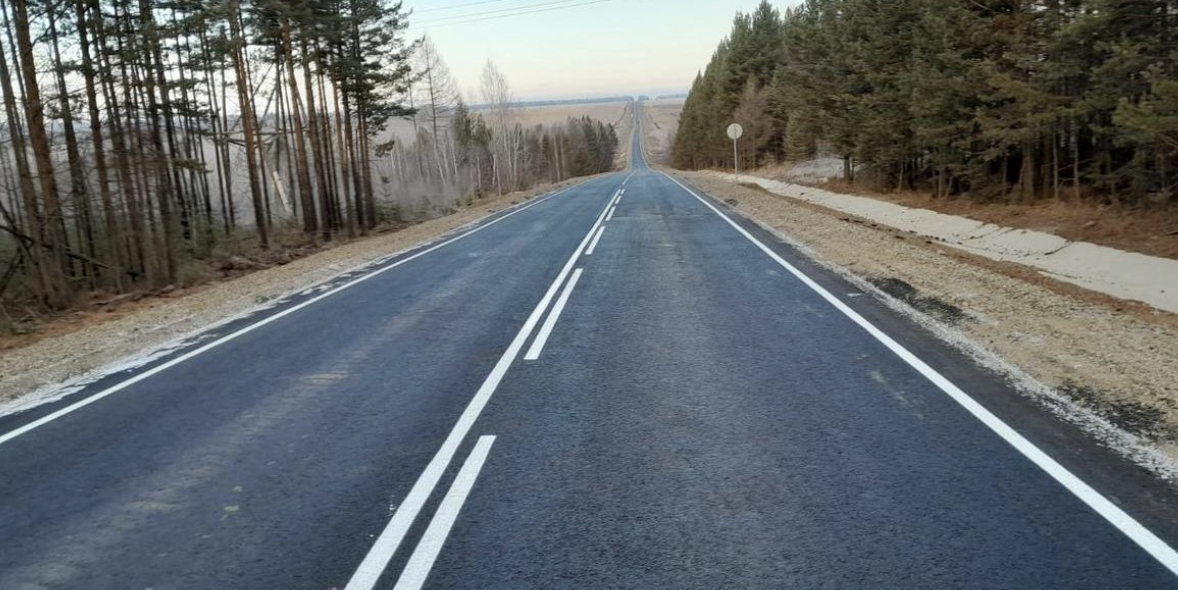
#> input picture 1) Simple CV/images/road1.png, 1178 x 590 px
$ jupyter execute task.ipynb
#> lines starting #> are read from the running program, lines starting #| are printed output that depends on the picture
# Задание

Анализ изображений классическими методами компьютерного зрения:

1)
2) Найти полосы движения на изображении `./images/road1.png` и точку схода этих прямых.
3) По изображению `./images/src_ball.jpg` получить “вид сверху”, найти шары и кий, оценить направление удара и траекторию прицельного шара после удара.

# Настройки/Импорты

[cell 1]
import cv2 # для работы с изображениями
import numpy as np # для работы с массивами
from matplotlib import pyplot as plt # для построения графиков/вывода изображений

# Вспомогательные функции

[cell 2]
def show_image(image, figsize: tuple, gray: bool=False) -> None:
    """
    Функция для вывода изображений.\n
    Parameters:
        * image: изображение, что нужно вывести
        * figsize: размер выводимой картинки
        * gray: флаг, является ли изображение одноканальным (чёрно-белым)\n
    Returns:
        * None
    """
    cmap = "gray" if gray else "viridis" # выбор цветовой схемы, (стандартная — "viridis", но если передан ключ gray — "gray")

    plt.figure(figsize=figsize) # размер фигуры
    plt.imshow(image, cmap) # вывод изображения
    plt.show() # показ фигуры

[cell 3]
def find_intersection(line1: list, line2: list) -> np.array:
    """Функция для поиска точки пересечения прямых.\n
    Parameters:
        * line1: первая прямая, заданная двумя точками в формате [x1, y1, x2, y2]
        * line2: вторая прямая, заданная двумя точками в формате [x3, y3, x4, y4]\n
    Returns:
        * np.array: целые координата точки пересечения в формате [x, y]
    """
    x1, y1, x2, y2 = line1 # берём координаты точек на первой прямой
    x3, y3, x4, y4 = line2 # берём координаты точек на второй прямой
    px= ( (x1*y2-y1*x2)*(x3-x4)-(x1-x2)*(x3*y4-y3*x4) ) / ( (x1-x2)*(y3-y4)-(y1-y2)*(x3-x4) ) # считаем точку пересечения по x
    py= ( (x1*y2-y1*x2)*(y3-y4)-(y1-y2)*(x3*y4-y3*x4) ) / ( (x1-x2)*(y3-y4)-(y1-y2)*(x3-x4) ) # считаем точку пересечения по y
    return np.array([px, py], dtype=np.int32) # возвращаем целые координаты точки пересечения

# 1)

# 2) Найти полосы движения на изображении `./images/road1.png` и точку схода этих прямых.

## Загрузка изображения

[cell 4]
img_bgr = cv2.imread('./images/road1.png') # загружаем изображение
#> img_bgr is the input picture: shape (590, 1178, 3); mean B, G, R 106.6, 104.4, 99.2
img_rgb = cv2.cvtColor(img_bgr, cv2.COLOR_BGR2RGB) # конвертируем в другую цветовую схему (изначально картинка в формате BGR)
img_rgb.shape # размерность изображения (height, width, colors)

[cell 5]
print(f"Original shape: {img_rgb.shape}") # вывод размерности
#| Original shape: (590, 1178, 3)
show_image(image=img_rgb, figsize=(10, 20)) # вывод изображения

## Преобразования над изображением

Конвертируем изображение в чёрно-белый формат, так как в нём находятся более чёткие линии.

[cell 6]
img_gray = cv2.cvtColor(img_rgb, cv2.COLOR_RGB2GRAY) # конвертируем из RGB в чёрно-белую цветовую схему (cv2.COLOR_RGB2GRAY)
print(f"Grayscale shape: {img_gray.shape}") # вывод размерности
#| Grayscale shape: (590, 1178)
show_image(image=img_gray, figsize=(10, 20), gray=True) # вывод изображения

Добавляем размытие чтобы сгладить нечёткие места => градиенты уменьшаться => будет найдено меньше линий в алгоритме Кэнни (нахождения границ объектов на изображении).

[cell 7]
img_gray_blur = cv2.GaussianBlur(img_gray, ksize=(9, 9), sigmaX=0) # добавляем размытие на изображение (ksize — размер ядра в пикселях, sigmaX — стандартное отклонение для ядра Гаусса (дублируется в sigmaY))
show_image(image=img_gray_blur, figsize=(10, 20), gray=True) # вывод изображения

## Поиск основной полосы движения

Ищем границы объектов.

[cell 8]
edges_gray_blur = cv2.Canny(img_gray_blur, threshold1=200, threshold2=300) # запускаем алгоритм Кэнни поиска границ объектов (threshold1 и threshold2 — пороги для алгоритма)
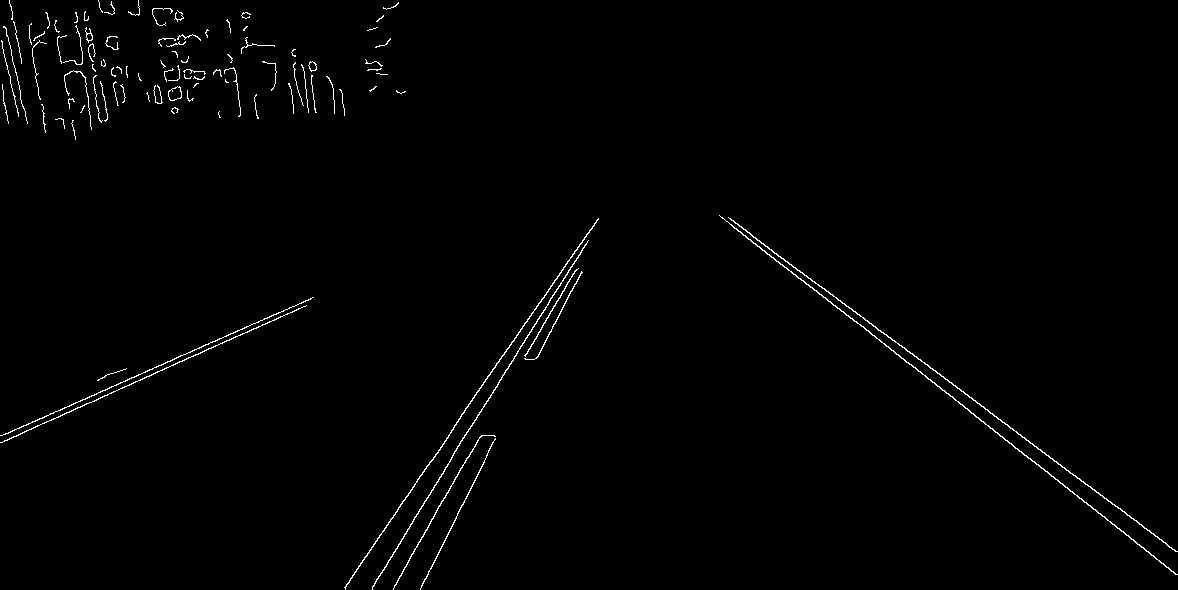
#> edges_gray_blur: shape (590, 1178); 0.99% white in thin lines or dots
show_image(image=edges_gray_blur, figsize=(10, 20), gray=True) # вывод изображения

Пример того, что бы было на обычном RGB изображении, без проведённых преобразований (чёрно-белая картинка + блюр).

[cell 9]
edges_rgb = cv2.Canny(img_rgb, threshold1=200, threshold2=300) # запускаем алгоритм Кэнни поиска границ объектов (threshold1 и threshold2 — пороги для алгоритма)
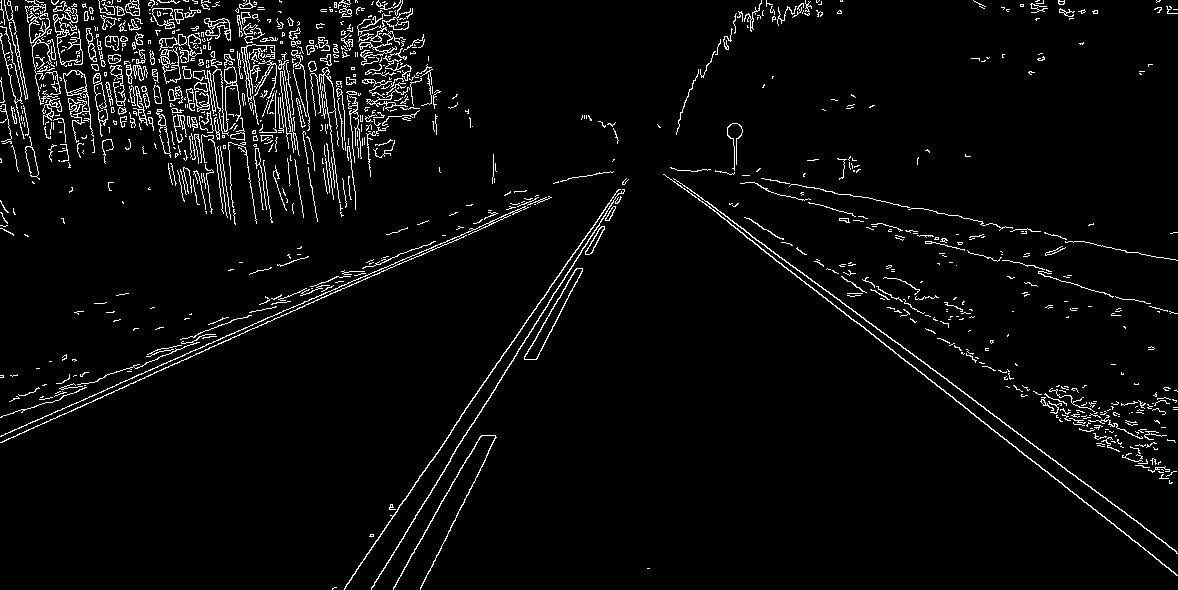
#> edges_rgb: shape (590, 1178); 4% white in thin lines or dots
show_image(image=edges_rgb, figsize=(10, 20), gray=True) # вывод изображения

Находим линии с помощью вероятностного преобразования Хафа (из каждой точки изображения создаются гипотезы о существовании линии, принимаются же те, что смогли набрать определённое число голосов ~ совпали с такими же гипотезами, но из других точек изображения).

[cell 10]
lines = cv2.HoughLinesP(image=edges_gray_blur, rho=1, theta=np.pi/180, threshold=250, minLineLength=320, maxLineGap=150) # поиск линий преобразованием Хафа
#> lines = [[719, 215, 1133, 539], [376, 579, 587, 241]]
# image — одноканальное БИНАРНОЕ изображение (только два цвета — чёрный и белый)
# rho — разрешение сетки Хафа в пикселях (шаг в пикселях ~ изменение длины линий у гипотез) (distance resolution in pixels of the Hough grid)
# theta — угловое разрешение в радианах для сетки Хафа (на какой угол будут различаться гипотезы) (angular resolution in radians of the Hough grid)
# threshold — минимальное количество голосов для линии, чтобы она таковой считалась (сколько гипотез должно совпасть для линии)
# minLineLength — минимальное число пикселей в линии
# maxLineGap — максимальное число пикселей, что могут разделять одну линию

lines = lines.reshape(lines.shape[0], lines.shape[-1]) # убираем лишнюю вложенность
lines # найденные линии (параметры подобраны специально, чтобы нашлось только две линии)
#> Out = [[719, 215, 1133, 539], [376, 579, 587, 241]]
# в формате (ширина точки 1, высота точки 1, ширина точки 2, высота точки 2) однако у рассматриваемого изображения сначала идёт высота, а потом ширина (важно не ошибиться!)

[cell 11]
img_res = img_rgb.copy() # делаем копию, чтобы не испортить оригинал
for i in range(lines.shape[0]): # идём по числу найденных линий
    img_res = cv2.line(img=img_res, pt1=lines[i][:2], pt2=lines[i][2:4], color=(255,0,0), thickness=15) # добавляем линию на изображение
    # img — изображение, на которое добавятся линии (будет перезаписано)
    # pt1 и pt2 — координаты начала и конца линии
    # color — цвет линии
    # thickness — толщина линии
show_image(image=img_res, figsize=(10, 20)) # вывод изображения

## Нахождение [точки пересечения](https://en.wikipedia.org/wiki/Line%E2%80%93line_intersection)

[cell 12]
intersection_point = find_intersection(lines[0], lines[1]) # считаем координаты точки пересечения двух прямых
#> in find_intersection, `x1, y1, x2, y2 = line1`: x1 = 719; y1 = 215; x2 = 1133; y2 = 539
#> in find_intersection, `x3, y3, x4, y4 = line2`: x3 = 376; y3 = 579; x4 = 587; y4 = 241
#> in find_intersection, `px= ( (x1*y2-y1*x2)*(x3-x4)-(x1-x2)*(x3*y4-y3*x4) ) / ( (x1-x2)*(y3-y4..`: px = 641.2
#> in find_intersection, `py= ( (x1*y2-y1*x2)*(y3-y4)-(y1-y2)*(x3*y4-y3*x4) ) / ( (x1-x2)*(y3-y4..`: py = 154.1
#> intersection_point = [641, 154]
intersection_point # сначала идёт ширина, а потом высота; однако у рассматриваемого изображения сначала идёт высота, а потом ширина (важно не ошибиться!)
#> Out = [641, 154]

[cell 13]
img_res = cv2.circle(img=img_res, center=intersection_point, radius=1, color=(255,165,0), thickness=15) # добавляем точку на изображение
#> img_res: shape (590, 1178, 3); mean R, G, B 101.8, 100.9, 102.8
# img — изображение, на которое добавится круг (будет перезаписано)
# center — координаты центра добавляемой окружности
# radius — радиус окружности в пикселях
# color — цвет окружности
# thickness — ширина линии окружности

show_image(image=img_res, figsize=(10, 20)) # вывод изображения

# 3) По изображению `./images/src_ball.jpg` получить “вид сверху”, найти шары и кий, оценить направление удара и траекторию прицельного шара после удара.

## Загрузка изображения

[cell 14]
img_bgr = cv2.imread('./images/src_balls.jpg') # загружаем изображение
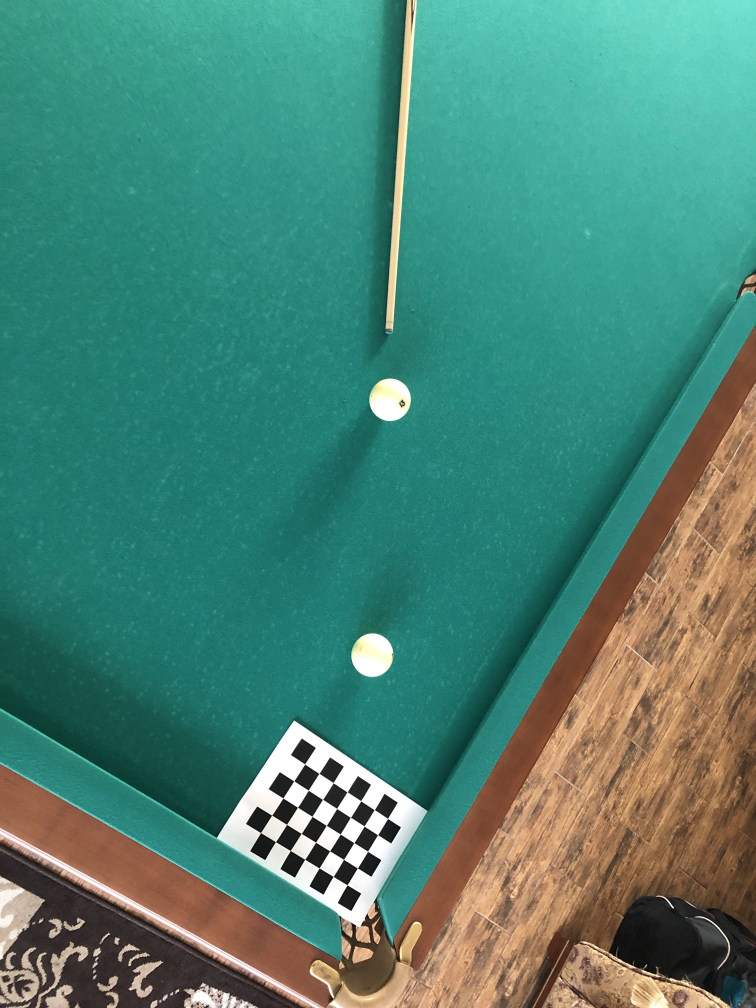
#> input picture 1) Simple CV/images/src_balls.jpg, 3024 x 4032 px (shown at 1/4 size)
#> img_bgr is the input picture: shape (4032, 3024, 3); mean B, G, R 116.5, 132, 75.2
img_bgr.shape # размерность изображения (height, width, colors)

[cell 15]
show_image(image=img_bgr, figsize=(10, 7.5)) # вывод изображения

[cell 16]
img_rgb = cv2.cvtColor(img_bgr, cv2.COLOR_BGR2RGB) # конвертируем в другую цветовую схему (изначально картинка в формате BGR)
#> img_rgb: shape (4032, 3024, 3)
show_image(image=img_rgb, figsize=(10, 7.5)) # вывод изображения

[cell 17]
img_gray = cv2.cvtColor(img_bgr, cv2.COLOR_BGR2GRAY) # конвертируем в другую цветовую схему (изначально картинка в формате BGR)
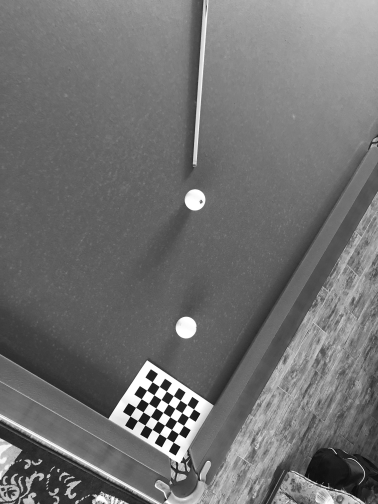
#> img_gray: shape (4032, 3024) (shown at 1/8 size); min 0, max 255, mean 113.2
show_image(image=img_gray, figsize=(10, 7.5), gray=True) # вывод изображения

## Нахождение шахматной сетки

[cell 18]
ret, corners = cv2.findChessboardCorners(image=img_rgb, patternSize=(7,5), corners=None) # ищем углы шахматной доски (на чёрно-белом изображении)
#> ret = True; corners = 35 rows, first 8: [1219.4, 3056.6], [1277.1, 3094.8], [1333.9, 3132], [1390.3, 3169.1], [1444.6, 3205.6], [1499.2, 3239.8], [1552, 3275.3], [1175.9, 3125.2]
# image — 8-bit grayscale или цветное изображение
# patternSize — количество внутренних углов у шахматной доски (за строку, за столбец) ~ (число строк доски -1, число столбцов доски -1)
# corners — выходной массив для обнаруженных углов (None, чтобы вернуть их как результат выполнения функции)

[cell 19]
# вывод результата работы функции "findChessboardCorners" (найдена ли доска, координат внутренних углов у доски)
print(f"Найдена ли шахматная доска: {ret}.")
#| Найдена ли шахматная доска: True.
corners # np.array внутренних углов (координаты углов: сначала идёт ширина, а потом высота; однако у рассматриваемого изображения сначала идёт высота, а потом ширина (важно не ошибиться!))
#> Out has the same summary as corners

[cell 20]
img_rgb_corners = img_rgb.copy() # делаем копию, чтобы не испортить оригинал
img_rgb_corners = cv2.drawChessboardCorners(image=img_rgb_corners, patternSize=(7, 5), corners=corners, patternWasFound=ret) # добавляем сетку найденной шахматной доски на изображение
# image — изображение, на которое нужно добавить сетку шахматной доски (ОНО ПЕРЕЗАПИШЕТСЯ ВСЁ РАВНО!)
# patternSize — количество внутренних углов у шахматной доски (за строку, за столбец) ~ (число строк доски -1, число столбцов доски -1)
# corners — найденные внутренние углы
# patternWasFound — флаг, что углы уже найдены и переданы в corners

[cell 21]
show_image(image=img_rgb_corners[2700:3800, 700:1800,], figsize=(10, 10)) # вывод изображения
#> in show_image (call 11), `plt.show()`:
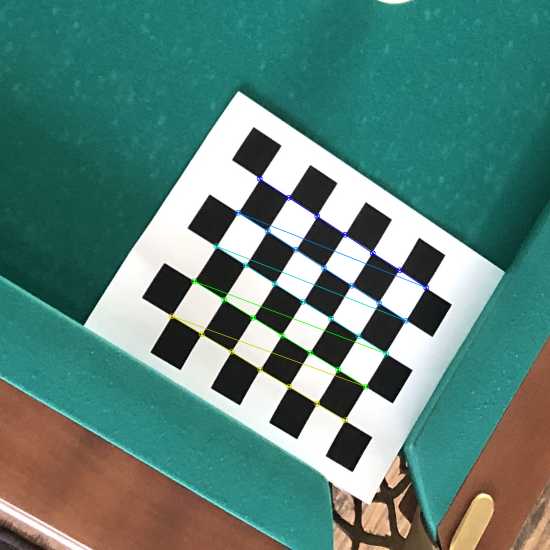
#> shown: shape (1100, 1100, 3) (shown at 1/2 size); mean R, G, B 91.3, 130.9, 122
# [2700:3800, 700:1800,] — срез пикселей (для приближения) по высоте от 2700 до 3800, по ширине от 700 до 1800, все 3 канала оставляем

## Получение "[вида сверху](https://digiratory.ru/1674)"

**Модель камеры:**

Матрицы ***P*** — проекционная матрица размерности *3x4*. Необходима для получения координат изображения в 2D из 3D проекции.

$$
\begin{bmatrix} x \\ y \\ 1 \end{bmatrix}
= \mathbf{P} * \begin{bmatrix} X \\ Y \\ Z \\ 1 \end{bmatrix}
= \begin{bmatrix} p_{11} & p_{12} & p_{13} & p_{14} \\ p_{21} & p_{22} & p_{23} & p_{24} \\ p_{31} & p_{32} & p_{33} & p_{34} \end{bmatrix} * \begin{bmatrix} X \\ Y \\ Z \\ 1 \end{bmatrix}
$$

Она имеет 11 степеней свободы, то есть $p_{34}$ = 1

Или более точная запись:

$$
s * \begin{bmatrix} x \\ y \\ 1 \end{bmatrix}
= \begin{bmatrix} f_x & 0 & c_x \\ 0 & f_y & c_y \\ 0 & 0 & 1 \end{bmatrix} * \begin{bmatrix} r_{11} & r_{12} & r_{13} & t_1 \\ r_{21} & r_{22} & r_{23} & t_2 \\ r_{31} & r_{32} & r_{33} & t_3 \end{bmatrix} * \begin{bmatrix} X \\ Y \\ Z \\ 1 \end{bmatrix}
$$

где
$$
\begin{bmatrix} x \\ y \\ 1 \end{bmatrix} \text{— 2D Image coordinates}
\newline
\begin{bmatrix} f_x & 0 & c_x \\ 0 & f_y & c_y \\ 0 & 0 & 1 \end{bmatrix} \text{— Intrinsic properties (Optical centre, scaling)}
\newline
\begin{bmatrix} r_{11} & r_{12} & r_{13} & t_1 \\ r_{21} & r_{22} & r_{23} & t_2 \\ r_{31} & r_{32} & r_{33} & t_3 \end{bmatrix} \text{— Extrinsic properties (Camera rotation, Translation)}
\newline
\begin{bmatrix} X \\ Y \\ Z \\ 1 \end{bmatrix} \text{— 3D World coordinates}
$$

Откуда координаты изображения (пикселей) в 2D вычисляются следующим образом:
$$
x= \frac{p_{11}X + p_{12}Y + p_{13}Z + p_{14}}{p_{31}X + p_{32}Y + p_{33}Z + p_{34}}
\newline
y= \frac{p_{21}X + p_{22}Y + p_{23}Z + p_{24}}{p_{31}X + p_{32}Y + p_{33}Z + p_{34}}
$$

**Гомография:**

Работа с планарными (плоскими) объектами — часто возникающая задача в компьютерном зрении.

Преобразования для планарных объектов называются **гомографией**.

Два изображения одного и того же плоского объекта связаны **гомографией** — это преобразование ***H*** (матрица ***P*** в случае плоских изображений), отображающее точки одного изображения в точки другого изображения (***H*** трансформирует плоскость в плоскость).

$$
s * \begin{bmatrix} x^′ \\ y^′ \\ 1 \end{bmatrix}
= \mathbf{H} * \begin{bmatrix} x \\ y \\ 1 \end{bmatrix}
= \begin{bmatrix} h_{11} & h_{12} & h_{13} \\ h_{21} & h_{22} & h_{23} \\ h_{31} & h_{32} & h_{33} \end{bmatrix} * \begin{bmatrix} x \\ y \\ 1 \end{bmatrix}
$$

К примеру есть плоский объект, расположенный в одной плоскости, который имеет точки *q1, q2, q3, q4*. Мы снимаем объект в одном положении с фиксированной камерой, после чего снимаем этот же объект в другом положении с той же камеры. Точка *q1* представляет одну и ту же точку на двух разных изображениях, также как и точки *q2, q3 и q4*. В компьютерном зрении такие точки называются **соответствующими точками**.

Координаты точек на первом и втором изображении будут связаны преобразованием *гомографии*:
$$
x^′= \frac{h_{11}x + h_{12}y + h_{13}}{h_{31}x + h_{32}y + h_{33}}
\newline
y^′= \frac{h_{21}x + h_{22}y + h_{23}}{h_{31}x + h_{32}y + h_{33}}
$$

Выведем это преобразование:

Рассмотрим проекцию на первом изображении и проекцию на втором изображении. Во втором случае у нас другая проекционная матрица, потому что поза другая, соответственно точка тоже будет другая. Мы хотим ***найти преобразование между пикселями на изображении***. Идея получения этого преобразования состоит в следующем: ***так как объект плоский, то мы можем выбрать такую систему координат, в которой начало координат расположено где-то на этой плоскости***, ось ***Z*** будет направлена по нормали к этой плоскости (оси ***X***, ***Y*** будут направлены как-то на плоскости). ***В этой системе координат будут новые проекционные матрицы, которые всегда можно пересчитать***.

Главное, что координаты нашего объекта теперь вместо ***(X,Y,Z,1)*** будут ***(X,Y,0,1)***. При умножении такого вектора ***(X,Y,0,1)*** на проекционную матрицу размерности *3×4*, то третий столбец будет все время умножаться на ноль. Поэтому на плоскости в качестве проекционной матрицы мы можем использовать матрицу ***P*** без третьего столбца и умножать ее на вектор ***(X,Y,1)***. Если домножим ещё на обратную матрицу ***s***, то получим (*X*~*x*, *Y*~*y* при переходе от трёхмерного в двумерное пространство):

$$
s * \begin{bmatrix} x^′ \\ y^′ \\ 1 \end{bmatrix}
= \begin{bmatrix} h_{11} & h_{12} & h_{13} \\ h_{21} & h_{22} & h_{23} \\ h_{31} & h_{32} & h_{33} \end{bmatrix} * \begin{bmatrix} x \\ y \\ 1 \end{bmatrix}
= s* \begin{bmatrix} p_{11} & p_{12} & — & p_{14} \\ p_{21} & p_{22} & — & p_{24} \\ p_{31} & p_{32} & — & p_{34} \end{bmatrix} * \begin{bmatrix} X \\ Y \\ — \\ 1 \end{bmatrix}
$$

Таким образом, если мы знаем координаты первого изображения на плоскости, то существует такая матрица размером *3×3*, с помощью которой можно найти координаты на втором изображении, используя формулу приведенную выше. Результатом такого преобразования получается вектор в однородных координатах. Для перехода от однородных координат к мировым нужно результирующий вектор поделить на **s**.

**Из этого следует, что для получения "вида сверху" достаточно взять 4 точки из найденной шахматной доски, например — самые угловые. Затем вручную задать (так как нет других изображений) их поворот, чтобы они выровнялись (не были наклонены). По подсчитанным вручную положениям углов шахматной доски (выравнена поворотом) посчитать гомогенную матрицу, что необходима для поворота изначального изображения.**

[cell 22]
corners_supporting = np.array([corners[i][0] for i in [0, 6, 28, 34]]) # оставляем 4 опорных угла (точки) в виде np.array (shape = (4,2) вместо (4,1,2))
#> corners_supporting = [[1219.4, 3056.6], [1552, 3275.3], [1043.1, 3331.6], [1389.6, 3540.4]]
#> (the rest of the program and of its run is left out)
